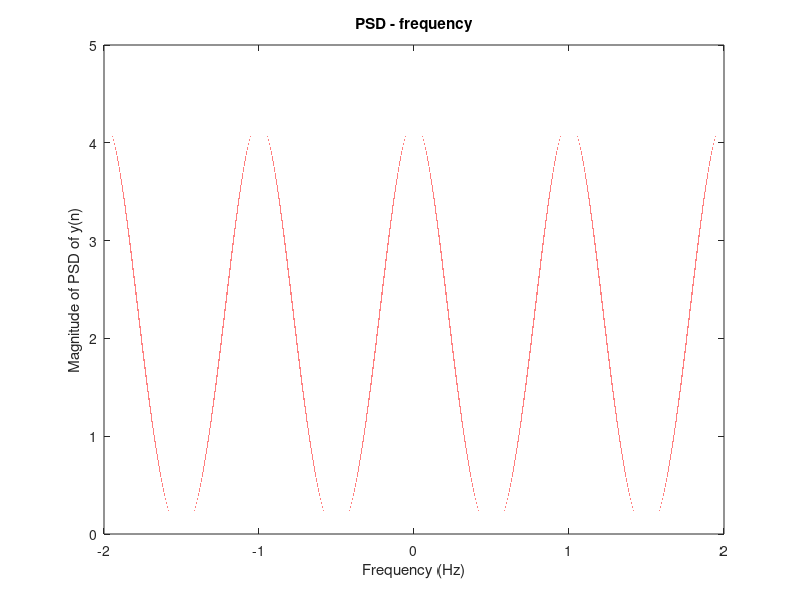

Write the MATLAB code that produced this figure. (Note: a time limit stopped this script after it produced the figure.)
%% ASP_HW1_Problem_3f
close all;
clear, clc

freq_sample = linspace(-2, 2, 1000000);

S_x = @(z) (0.199/0.99/(z-0.1) + 0.199*z/0.99/(1-0.1*z) + 3.97/0.99);
S_y = @(z) (7.939^2+7.5221^2+7.939*7.5221*z+7.939*7.5221/z) / 15.8801^2 * S_x(z);

S_y_sample = [];

for ii = 1 : numel(freq_sample)
    S_y_sample(ii) = S_y(exp(1i*2*pi*freq_sample(ii)));
end

figure;
plot(freq_sample, abs(S_y_sample), 'r-');
xlabel('Frequency (Hz)');
ylabel('Magnitude of PSD of y(n)');
title('PSD - frequency');
saveas(gcf, 'figure/ASP_HW1_Problem_3f-1.jpg');

figure;
plot(freq_sample, angle(S_y_sample), 'b-');
xlabel('Frequency (Hz)');
ylabel('Phase of PSD of y(n)');
title('PSD - frequency');
saveas(gcf, 'figure/ASP_HW1_Problem_3f-2.jpg');
